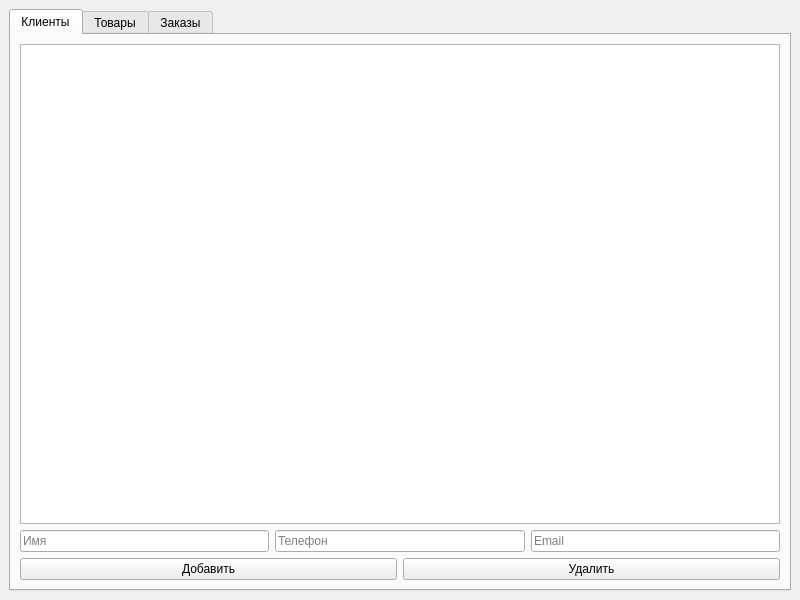
<?xml version="1.0" encoding="UTF-8"?>
<ui version="4.0">
 <class>MainWindow</class>
 <widget class="QMainWindow" name="MainWindow">
  <property name="geometry">
   <rect>
    <x>0</x>
    <y>0</y>
    <width>800</width>
    <height>600</height>
   </rect>
  </property>
  <property name="windowTitle">
   <string>Kursach App</string>
  </property>
  <widget class="QWidget" name="centralwidget">
   <layout class="QVBoxLayout" name="verticalLayout">
    <item>
     <widget class="QTabWidget" name="tabWidget">
      <!-- Вкладка Клиенты -->
      <widget class="QWidget" name="tabClients">
       <attribute name="title">
        <string>Клиенты</string>
       </attribute>
       <layout class="QVBoxLayout" name="layoutClients">
        <item>
         <widget class="QTableWidget" name="tableClients"/>
        </item>
        <item>
         <layout class="QHBoxLayout" name="formClients">
          <item><widget class="QLineEdit" name="inputClientName"><property name="placeholderText"><string>Имя</string></property></widget></item>
          <item><widget class="QLineEdit" name="inputClientPhone"><property name="placeholderText"><string>Телефон</string></property></widget></item>
          <item><widget class="QLineEdit" name="inputClientEmail"><property name="placeholderText"><string>Email</string></property></widget></item>
         </layout>
        </item>
        <item>
         <layout class="QHBoxLayout">
          <item><widget class="QPushButton" name="btnAddClient"><property name="text"><string>Добавить</string></property></widget></item>
          <item><widget class="QPushButton" name="btnDeleteClient"><property name="text"><string>Удалить</string></property></widget></item>
         </layout>
        </item>
       </layout>
      </widget>

      

      <!-- Вкладка Товары -->
      <widget class="QWidget" name="tabProducts">
       <attribute name="title">
        <string>Товары</string>
       </attribute>
       <layout class="QVBoxLayout" name="layoutProducts">
        <item>
         <widget class="QTableWidget" name="tableProducts"/>
        </item>
        <item>
         <layout class="QHBoxLayout">
          <item><widget class="QLineEdit" name="inputProductName"><property name="placeholderText"><string>Название</string></property></widget></item>
          <item><widget class="QLineEdit" name="inputProductPrice"><property name="placeholderText"><string>Цена</string></property></widget></item>
         </layout>
        </item>
        <item>
         <layout class="QHBoxLayout">
          <item><widget class="QPushButton" name="btnAddProduct"><property name="text"><string>Добавить</string></property></widget></item>
          <item><widget class="QPushButton" name="btnDeleteProduct"><property name="text"><string>Удалить</string></property></widget></item>
         </layout>
        </item>
       </layout>
      </widget>

      <!-- Вкладка Заказы -->
      <widget class="QWidget" name="tabOrders">
       <attribute name="title">
        <string>Заказы</string>
       </attribute>
       <layout class="QVBoxLayout" name="layoutOrders">
        <item>
         <widget class="QTableWidget" name="tableOrders"/>
        </item>
        <item>
         <layout class="QHBoxLayout">
          <item><widget class="QComboBox" name="comboClient"/></item>
          <item><widget class="QLineEdit" name="inputOrderDate"><property name="placeholderText"><string>Дата (YYYY-MM-DD)</string></property></widget></item>
         </layout>
        </item>
        <item>
         <layout class="QHBoxLayout">
          <item><widget class="QPushButton" name="btnAddOrder"><property name="text"><string>Добавить</string></property></widget></item>
          <item><widget class="QPushButton" name="btnDeleteOrder"><property name="text"><string>Удалить</string></property></widget></item>
         </layout>
        </item>
       </layout>
      </widget>
     </widget>
    </item>
   </layout>
  </widget>
 </widget>
 <resources/>
 <connections/>
</ui>
